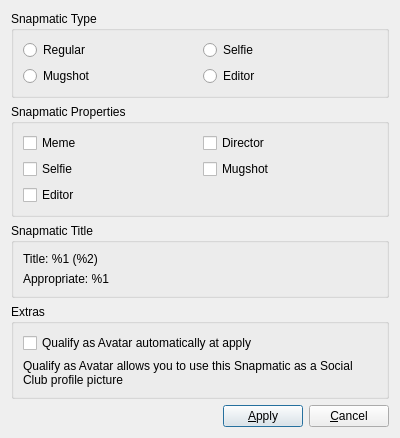
<?xml version="1.0" encoding="UTF-8"?>
<ui version="4.0">
 <class>SnapmaticEditor</class>
 <widget class="QDialog" name="SnapmaticEditor">
  <property name="geometry">
   <rect>
    <x>0</x>
    <y>0</y>
    <width>400</width>
    <height>400</height>
   </rect>
  </property>
  <property name="windowTitle">
   <string>Snapmatic Properties</string>
  </property>
  <property name="modal">
   <bool>true</bool>
  </property>
  <layout class="QVBoxLayout" name="vlEditor">
   <item>
    <widget class="QWidget" name="frameWidget" native="true">
     <property name="sizePolicy">
      <sizepolicy hsizetype="Preferred" vsizetype="Expanding">
       <horstretch>0</horstretch>
       <verstretch>0</verstretch>
      </sizepolicy>
     </property>
     <layout class="QVBoxLayout" name="vlFrame">
      <property name="leftMargin">
       <number>0</number>
      </property>
      <property name="topMargin">
       <number>0</number>
      </property>
      <property name="rightMargin">
       <number>0</number>
      </property>
      <property name="bottomMargin">
       <number>0</number>
      </property>
      <item>
       <widget class="QGroupBox" name="gbMode">
        <property name="title">
         <string>Snapmatic Type</string>
        </property>
        <layout class="QGridLayout" name="gdType">
         <item row="2" column="1">
          <widget class="QRadioButton" name="rbEditor">
           <property name="text">
            <string>Editor</string>
           </property>
          </widget>
         </item>
         <item row="0" column="1">
          <widget class="QRadioButton" name="rbSelfie">
           <property name="text">
            <string>Selfie</string>
           </property>
          </widget>
         </item>
         <item row="0" column="0">
          <widget class="QRadioButton" name="rbCustom">
           <property name="text">
            <string>Regular</string>
           </property>
          </widget>
         </item>
         <item row="2" column="0">
          <widget class="QRadioButton" name="rbMugshot">
           <property name="text">
            <string>Mugshot</string>
           </property>
          </widget>
         </item>
        </layout>
       </widget>
      </item>
      <item>
       <widget class="QGroupBox" name="gbProperties">
        <property name="title">
         <string>Snapmatic Properties</string>
        </property>
        <layout class="QGridLayout" name="gdProperties">
         <item row="5" column="1">
          <widget class="QCheckBox" name="cbEditor">
           <property name="text">
            <string>Editor</string>
           </property>
          </widget>
         </item>
         <item row="0" column="1">
          <widget class="QCheckBox" name="cbMeme">
           <property name="text">
            <string>Meme</string>
           </property>
          </widget>
         </item>
         <item row="0" column="2">
          <widget class="QCheckBox" name="cbDirector">
           <property name="text">
            <string>Director</string>
           </property>
          </widget>
         </item>
         <item row="4" column="1">
          <widget class="QCheckBox" name="cbSelfie">
           <property name="text">
            <string>Selfie</string>
           </property>
          </widget>
         </item>
         <item row="4" column="2">
          <widget class="QCheckBox" name="cbMugshot">
           <property name="text">
            <string>Mugshot</string>
           </property>
          </widget>
         </item>
        </layout>
       </widget>
      </item>
      <item>
       <widget class="QGroupBox" name="gbTitle">
        <property name="title">
         <string>Snapmatic Title</string>
        </property>
        <layout class="QVBoxLayout" name="vlTitle">
         <item>
          <layout class="QHBoxLayout" name="hlTitle">
           <item>
            <widget class="UiModLabel" name="labTitle">
             <property name="contextMenuPolicy">
              <enum>Qt::NoContextMenu</enum>
             </property>
             <property name="text">
              <string>Title: %1 (%2)</string>
             </property>
             <property name="wordWrap">
              <bool>true</bool>
             </property>
            </widget>
           </item>
          </layout>
         </item>
         <item>
          <widget class="UiModLabel" name="labAppropriate">
           <property name="text">
            <string>Appropriate: %1</string>
           </property>
           <property name="wordWrap">
            <bool>true</bool>
           </property>
          </widget>
         </item>
        </layout>
       </widget>
      </item>
      <item>
       <widget class="QGroupBox" name="gbExtras">
        <property name="title">
         <string>Extras</string>
        </property>
        <layout class="QVBoxLayout" name="vlExtras">
         <item>
          <widget class="QCheckBox" name="cbQualify">
           <property name="text">
            <string>Qualify as Avatar automatically at apply</string>
           </property>
          </widget>
         </item>
         <item>
          <widget class="UiModLabel" name="labQualify">
           <property name="sizePolicy">
            <sizepolicy hsizetype="Preferred" vsizetype="Minimum">
             <horstretch>0</horstretch>
             <verstretch>0</verstretch>
            </sizepolicy>
           </property>
           <property name="text">
            <string>Qualify as Avatar allows you to use this Snapmatic as a Social Club profile picture</string>
           </property>
           <property name="wordWrap">
            <bool>true</bool>
           </property>
          </widget>
         </item>
        </layout>
       </widget>
      </item>
     </layout>
    </widget>
   </item>
   <item>
    <spacer name="vsEditor">
     <property name="orientation">
      <enum>Qt::Vertical</enum>
     </property>
     <property name="sizeHint" stdset="0">
      <size>
       <width>0</width>
       <height>0</height>
      </size>
     </property>
    </spacer>
   </item>
   <item>
    <layout class="QHBoxLayout" name="hlButtons">
     <item>
      <spacer name="hsButtons">
       <property name="orientation">
        <enum>Qt::Horizontal</enum>
       </property>
       <property name="sizeHint" stdset="0">
        <size>
         <width>0</width>
         <height>0</height>
        </size>
       </property>
      </spacer>
     </item>
     <item>
      <widget class="QPushButton" name="cmdApply">
       <property name="sizePolicy">
        <sizepolicy hsizetype="Minimum" vsizetype="Minimum">
         <horstretch>0</horstretch>
         <verstretch>0</verstretch>
        </sizepolicy>
       </property>
       <property name="text">
        <string>&amp;Apply</string>
       </property>
      </widget>
     </item>
     <item>
      <widget class="QPushButton" name="cmdCancel">
       <property name="sizePolicy">
        <sizepolicy hsizetype="Minimum" vsizetype="Minimum">
         <horstretch>0</horstretch>
         <verstretch>0</verstretch>
        </sizepolicy>
       </property>
       <property name="text">
        <string>&amp;Cancel</string>
       </property>
      </widget>
     </item>
    </layout>
   </item>
  </layout>
 </widget>
 <customwidgets>
  <customwidget>
   <class>UiModLabel</class>
   <extends>QLabel</extends>
   <header>UiModLabel.h</header>
  </customwidget>
 </customwidgets>
 <resources/>
 <connections/>
</ui>
